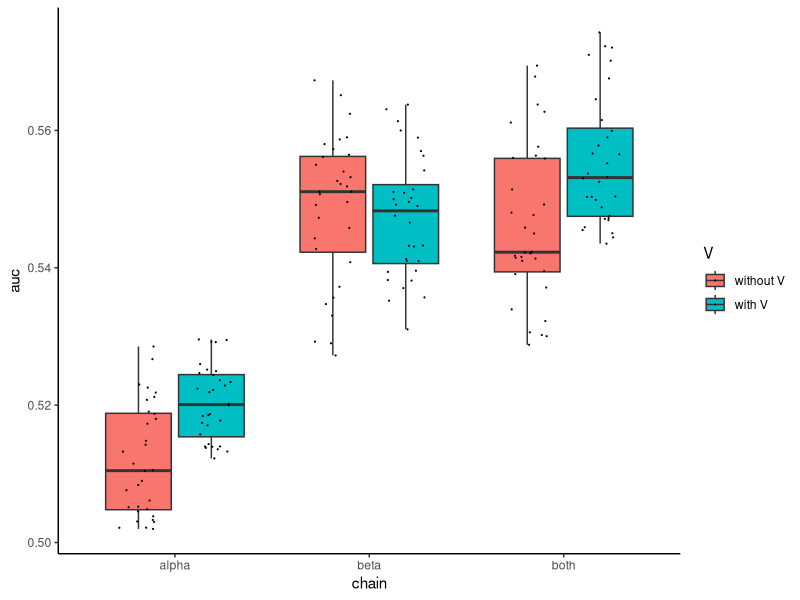
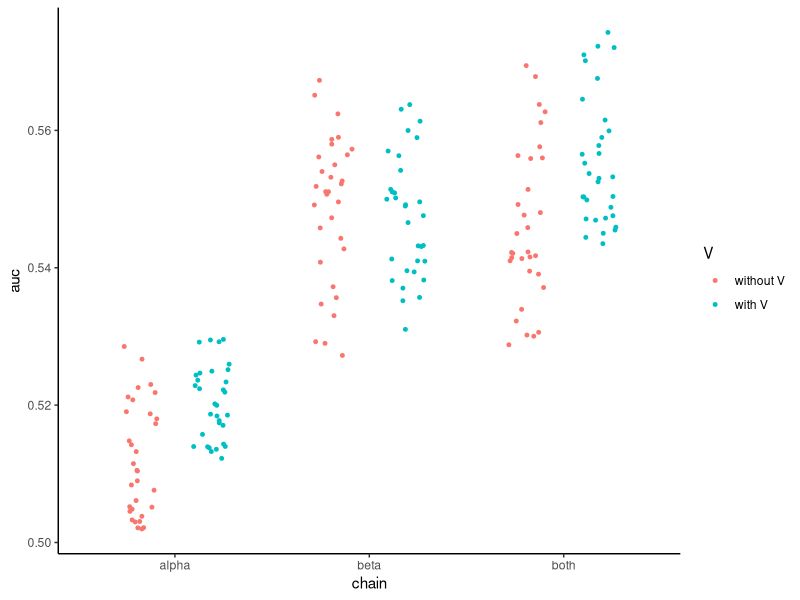
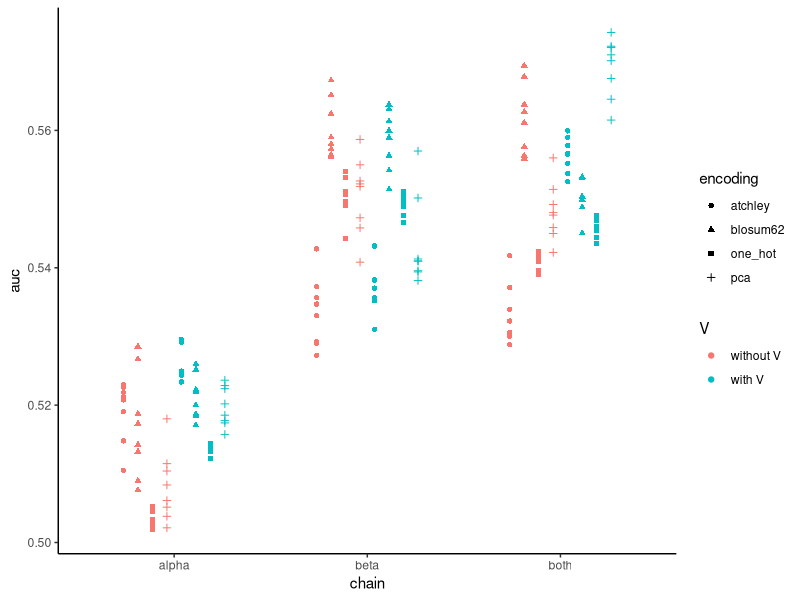
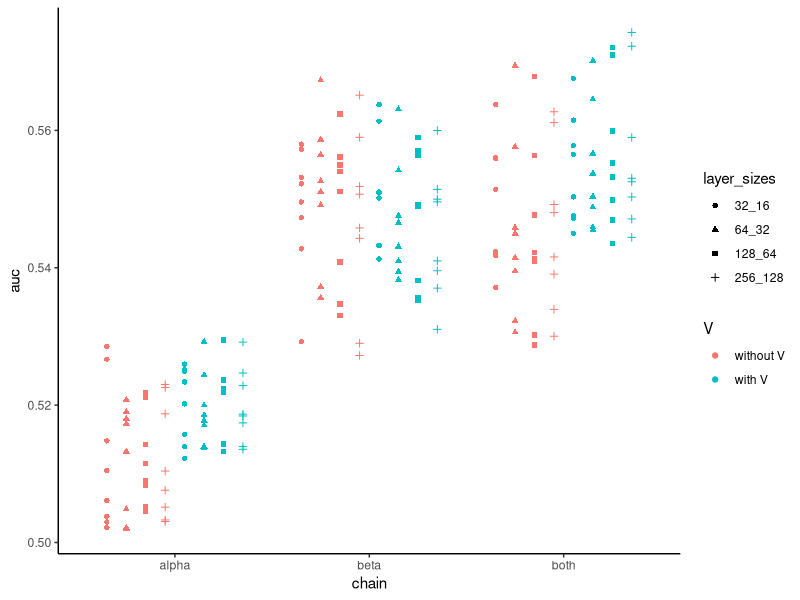
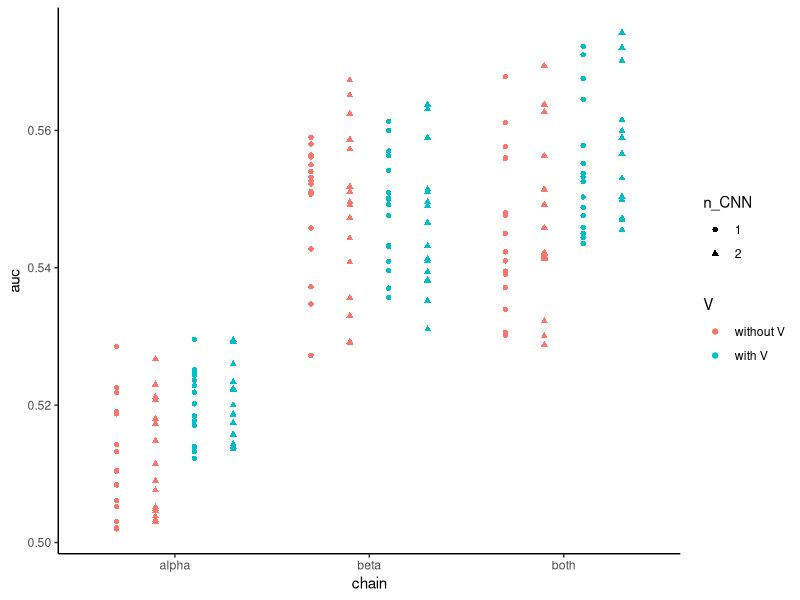

These figures' R source, in order:
library(ggplot2)
library(stringr)


df = read.csv("results/ensemble_auc.csv", header=TRUE)
dim(df)

df$n_CNN = as.character(df$n_CNN)


df$V = rep("with V", nrow(df))
df$V[which(df$feature%in%c("alpha_cdr3", "beta_cdr3", "both_cdr3"))] = "without V"
df$V = factor(df$V, levels=c("without V", "with V"))

df$chain = str_extract(df$feature, "[^_]+")
df$layer_sizes = factor(df$n_units, levels=c("32_16", "64_32", "128_64", "256_128"))

df

pdf(file = "./figures/auc_chain_v_boxplot.pdf", width = 4, height = 2.5)
ggplot(df, aes(x=chain, y=auc, fill=V)) + 
  geom_boxplot() +
  geom_point(position=position_jitterdodge(), size=0.1) + 
  theme_classic()
dev.off()

pdf(file = "./figures/auc_chain_v_stripchart.pdf", width = 4, height = 2.5)
ggplot(df, aes(x=chain, y=auc, color=V)) +
  geom_point(position = position_jitterdodge(), size=1) + theme_classic()
dev.off()

pdf(file = "./figures/auc_chain_v_encoding_stripchart.pdf", width = 5, height = 2.6)
ggplot(df, aes(x=chain, y=auc, color=V, shape=encoding)) +
  geom_jitter(position=position_dodge(0.6)) + theme_classic()
dev.off()

pdf(file = "./figures/auc_chain_v_layer_sizes_stripchart.pdf", width = 5, height = 2.6)
ggplot(df, aes(x=chain, y=auc, color=V, shape=layer_sizes)) +
  geom_jitter(position=position_dodge(0.8)) + theme_classic()
dev.off()

pdf(file = "./figures/auc_chain_v_n_cnn_stripchart.pdf", width = 4, height = 2.6)
ggplot(df, aes(x=chain, y=auc, color=V, shape=n_CNN)) +
  geom_jitter(position=position_dodge(0.8)) + theme_classic()
dev.off()



sessionInfo()

q(save="no")
